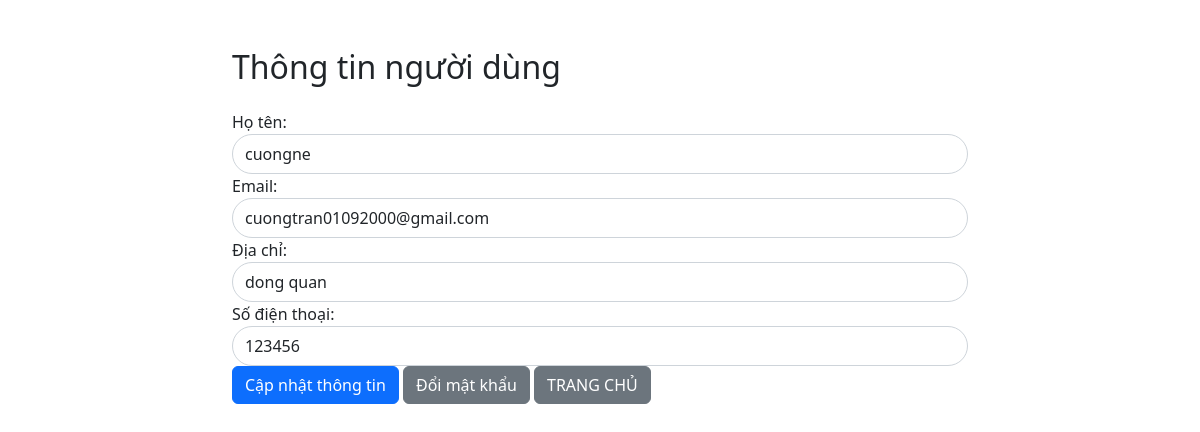
The app's page /user_info.php (signed in) with its own data.
### tables this page shows
CREATE TABLE `users` (
  `id` int(11) NOT NULL,
  `username` varchar(255) NOT NULL,
  `email` varchar(255) NOT NULL,
  `phone` varchar(20) NOT NULL,
  `address` varchar(255) NOT NULL,
  `password` varchar(255) NOT NULL
);

### user_info.php (the view, shortened to what this page needs)
<!DOCTYPE html>
<html lang="en" dir="ltr">
<head>
  <link href="https://cdn.jsdelivr.net/npm/bootstrap@5.2.0/dist/css/bootstrap.min.css" rel="stylesheet">
  <link rel="stylesheet" type="text/css"
 media="screen" href="css/style.php">
</head>
<body>
  <div class="user-info-container">
  <?php
include('connectdb.php');
$username = $_SESSION['username'];
$query_user = "SELECT * FROM users WHERE username='$username'";
$result_user = mysqli_query($connect, $query_user);
$user_data = mysqli_fetch_assoc($result_user);
?>
<div class="container my-5">
  <div class="row justify-content-center">
    <div class="col-md-8">
      <h2 class="mb-4">Thông tin người dùng</h2>
      <form method="POST" action="">
        <div class="form-group">
          <label for="username">Họ tên:</label>
          <input type="text" class="form-control" id="username" name="username" value="<?php echo $user_data['username']; ?>"readonly>
        </div>
        <div class="form-group">
          <label for="email">Email:</label>
          <input type="email" class="form-control" id="email" name="email" value="<?php echo $user_data['email']; ?>">
        </div>
        <div class="form-group">
          <label for="address">Địa chỉ:</label>
          <input type="text" class="form-control" id="address" name="address" value="<?php echo $user_data['address']; ?>">
        </div>
        <div class="form-group">
          <label for="phone">Số điện thoại:</label>
          <input type="text" class="form-control" id="phone" name="phone" value="<?php echo $user_data['phone']; ?>" >
        </div>
        <button type="submit" class="btn btn-primary" name="submit">Cập nhật thông tin</button>
        <a href="/laptop/change_password.php" class="btn btn-secondary ml-3">Đổi mật khẩu</a>
        <a href="/laptop/index.php" class="btn btn-secondary ml-3">TRANG CHỦ</a>
      </form>
    </div>
  </div>
</div>

### records on screen
users: username "cuongne", email "cuongtran01092000@gmail.com", address "dong quan", phone "123456"
